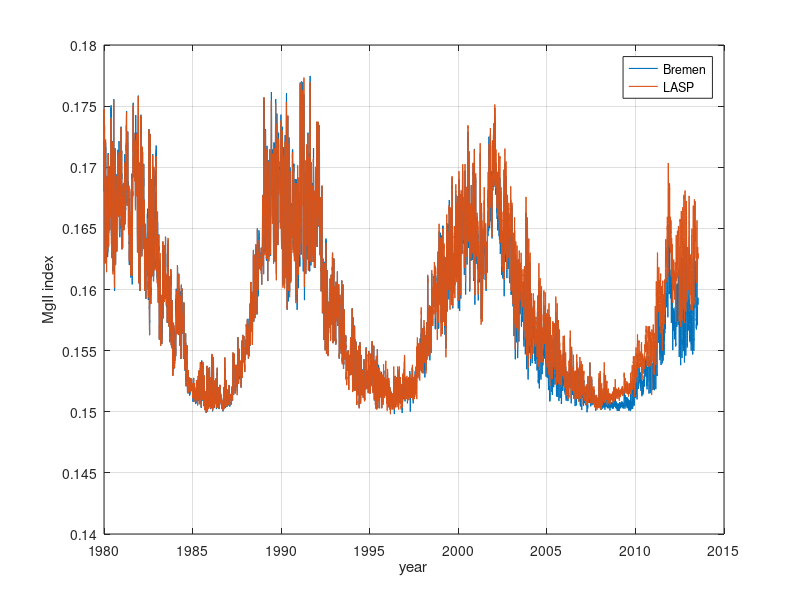

Reproduce this figure in MATLAB. (Note: this script raises an error after producing the figure.)
% script file to illustrate the determination of a trend in the MgII index



load MgII_index_data
clf
clc


%%%%%%%%%%%%%%%%%%%%%%%%%%%%%%%%%%%%%%%%%%%%%%%%%%%%%%%%%%%%%%%%%%%%%%%%%%%%%%%

fprintf('\n')
disp('******** First plot raw MgII data ********')
disp('-- Hit any key to continue --')
pause

clf
h = plot(time_MgII,MgII_Bremen,time_MgII,MgII_LASP);
set(h(:),'linewidth',0.8); 
datetick('x','yyyy')
grid on
xlabel('year')
ylabel('MgII index')
legend('Bremen','LASP','Location','northeast')




%%%%%%%%%%%%%%%%%%%%%%%%%%%%%%%%%%%%%%%%%%%%%%%%%%%%%%%%%%%%%%%%%%%%%%%%%%%%%%%

fprintf('\n')
disp('******** Run the model in manual mode, with order = 12 ********')
disp('-- In the following : the number of levels is 100 -- ')
disp('-- In the following : variations on scales < 81 days are discarded -- ')
disp('-- Hit any key to continue --')
pause

width = 81;
number_levels = 100;
order = 12;
verbose = 1;


[f,df,order,condition,BIC] = solar_trend_estimation(MgII_Bremen,MgII_LASP,width,order,number_levels,verbose);





%%%%%%%%%%%%%%%%%%%%%%%%%%%%%%%%%%%%%%%%%%%%%%%%%%%%%%%%%%%%%%%%%%%%%%%%%%%%%%%

fprintf('\n')
disp('******** Run the model again, with verbose set to maximum ********')
disp('-- Hit any key to continue --')
pause

width = 81;
number_levels = 100;
order = 12;
verbose = 2;


[f,df,order,condition,BIC] = solar_trend_estimation(MgII_Bremen,MgII_LASP,width,order,number_levels,verbose);



%%%%%%%%%%%%%%%%%%%%%%%%%%%%%%%%%%%%%%%%%%%%%%%%%%%%%%%%%%%%%%%%%%%%%%%%%%%%%%%

fprintf('\n')
disp('******** Run the model again, with verbose set to maximum ********')
disp('-- The number of levels is set here to 500 : this slows down the --')
disp('-- processing. However, the effective nr of pairs does not change much --')
disp('-- Hit any key to continue --')
pause

width = 81;
number_levels = 500;
order = 12;
verbose = 2;


[f,df,order,condition,BIC] = solar_trend_estimation(MgII_Bremen,MgII_LASP,width,order,number_levels,verbose);




%%%%%%%%%%%%%%%%%%%%%%%%%%%%%%%%%%%%%%%%%%%%%%%%%%%%%%%%%%%%%%%%%%%%%%%%%%%%%%%

fprintf('\n')
disp('******** Run the model in semi-automatic mode and let the user decide which order is the best ********')
disp('-- Hit any key to continue --')
pause

width = 81;
number_levels = 100;
order = -1;
verbose = 1;

[f,df,order,condition,BIC] = solar_trend_estimation(MgII_Bremen,MgII_LASP,width,order,number_levels,verbose);






%%%%%%%%%%%%%%%%%%%%%%%%%%%%%%%%%%%%%%%%%%%%%%%%%%%%%%%%%%%%%%%%%%%%%%%%%%%%%%%

fprintf('\n')
disp('******** Run again the model in fully automatic mode ********')
disp('-- This mode is NOT recommended : it is always better to inspect the data ')
disp('-- Hit any key to continue --')
pause


width = 81;
number_levels = 100;
order = -2;
verbose = 1;

[f,df,order,condition,BIC] = solar_trend_estimation(MgII_Bremen,MgII_LASP,width,order,number_levels,verbose);




%%%%%%%%%%%%%%%%%%%%%%%%%%%%%%%%%%%%%%%%%%%%%%%%%%%%%%%%%%%%%%%%%%%%%%%%%%%%%%%

fprintf('\n')
disp('******** Show the corrected values of the MgII index from LASP ********')
disp('-- Hit any key to continue --')
pause


[f,df,order,condition,BIC] = solar_trend_estimation(MgII_Bremen,MgII_LASP,width,12,number_levels,0);
MgII_LASP_corrected = MgII_LASP./f;

clf
subplot(211)
h = plot(time_MgII,MgII_Bremen,time_MgII,MgII_LASP);
set(h(:),'linewidth',0.8); 
datetick('x','yyyy')
grid on
xlabel('year')
ylabel('MgII index')
legend('Bremen','LASP-uncorrected','Location','northeast')

subplot(212)
h = plot(time_MgII,MgII_Bremen,time_MgII,MgII_LASP_corrected);
set(h(:),'linewidth',0.8); 
datetick('x','yyyy')
grid on
xlabel('year')
ylabel('MgII index')
legend('Bremen','LASP-corrected','Location','northeast')



%%%%%%%%%%%%%%%%%%%%%%%%%%%%%%%%%%%%%%%%%%%%%%%%%%%%%%%%%%%%%%%%%%%%%%%%%%%%%%%

fprintf('\n')
disp('******** Show the ratio between the two MgII indices ********')
disp('-- Hit any key to continue --')
pause


[f,df,order,condition,BIC] = solar_trend_estimation(MgII_Bremen,MgII_LASP,width,12,number_levels,0);
MgII_LASP_corrected = MgII_LASP./f;

clf
subplot(211)
h = plot(time_MgII,MgII_LASP./MgII_Bremen,time_MgII,f);
ax = axis;
set(h(:),'linewidth',0.8); 
datetick('x','yyyy')
grid on
xlabel('year')
ylabel('ratio uncorrected LASP / Bremen')
legend('ratio uncorrected LASP / Bremen','correction f','Location','Northwest')

subplot(212)
h = plot(time_MgII,MgII_LASP_corrected./MgII_Bremen);
axis(ax)
set(h(:),'linewidth',0.8); 
datetick('x','yyyy')
grid on
xlabel('year')
ylabel('ratio corrected LASP / Bremen')








